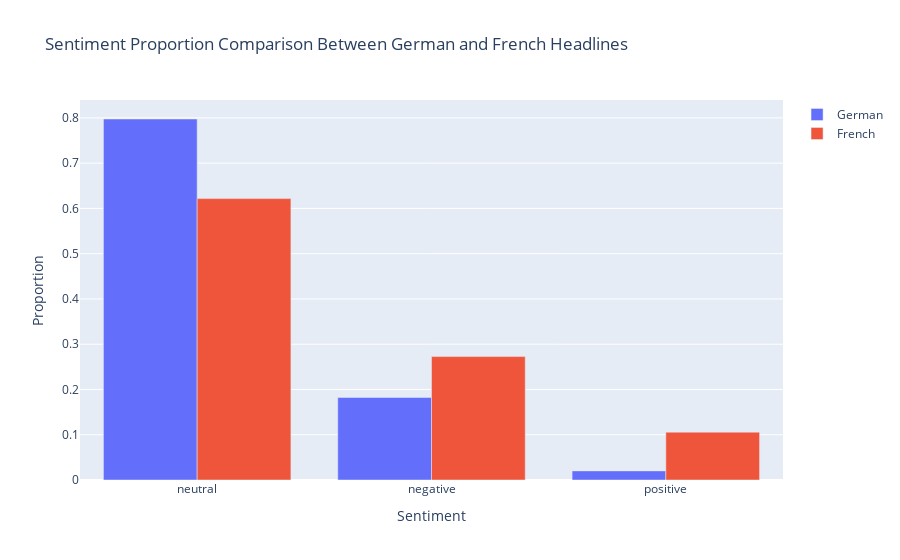

The notebook cell this image was saved under:
### Code cell
fig_comparison = go.Figure(data=[
    go.Bar(name='German', x=df_sentiment_proportions.index, y=df_sentiment_proportions['German']),
    go.Bar(name='French', x=df_sentiment_proportions.index, y=df_sentiment_proportions['French'])
])
fig_comparison.update_layout(barmode='group', 
                             title_text='Sentiment Proportion Comparison Between German and French Headlines', 
                             xaxis_title='Sentiment', 
                             yaxis_title='Proportion')
fig_comparison.show()

### Figure 1 — Plotly figure (JSON) as saved in the notebook; plotly's stock layout.template omitted (floating-point values rounded to 4 significant figures)
{"data": [{"name": "German", "type": "bar", "x": ["neutral", "negative", "positive"], "y": [0.7975, 0.1823, 0.02013]}, {"name": "French", "type": "bar", "x": ["neutral", "negative", "positive"], "y": [0.6217, 0.2726, 0.1057]}], "layout": {"barmode": "group", "title": {"text": "Sentiment Proportion Comparison Between German and French Headlines"}, "xaxis": {"title": {"text": "Sentiment"}}, "yaxis": {"title": {"text": "Proportion"}}}}
